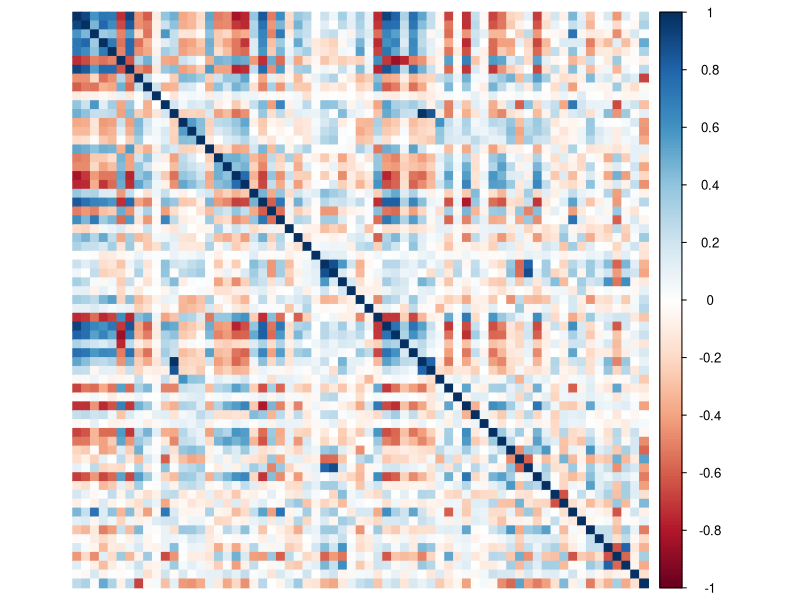
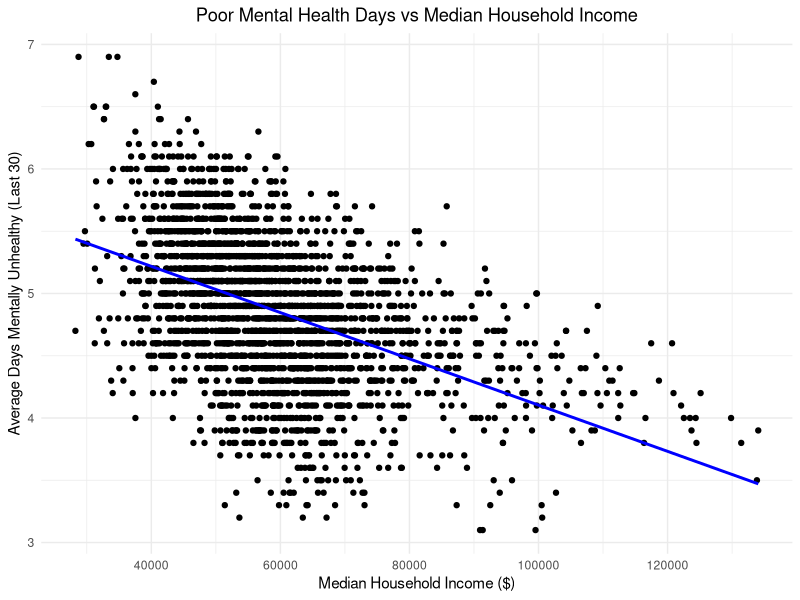
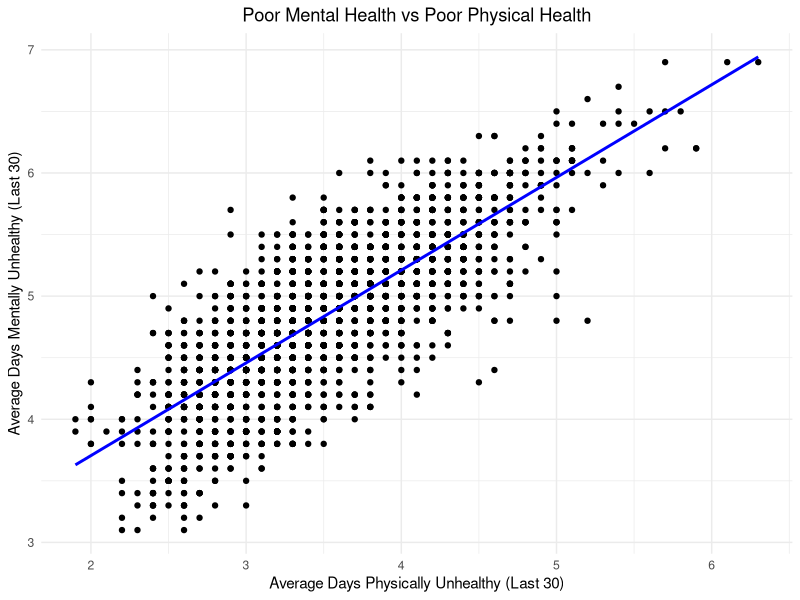
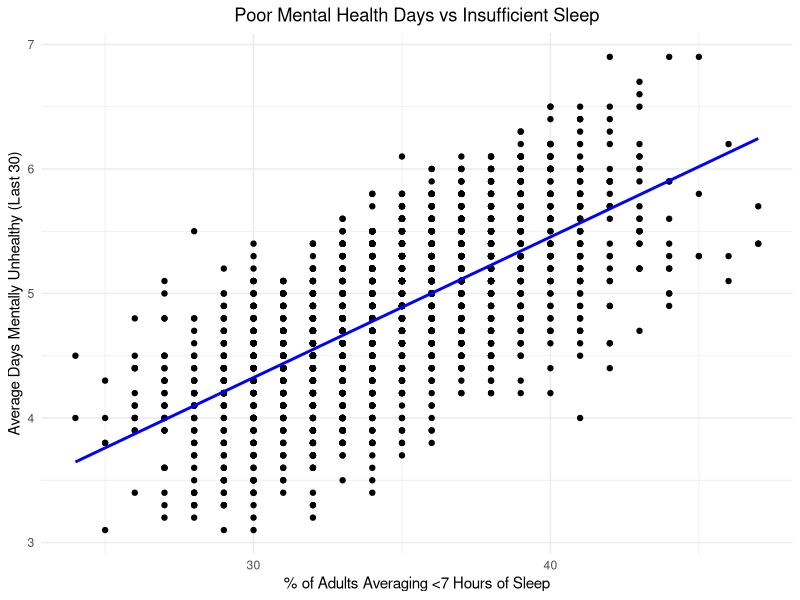
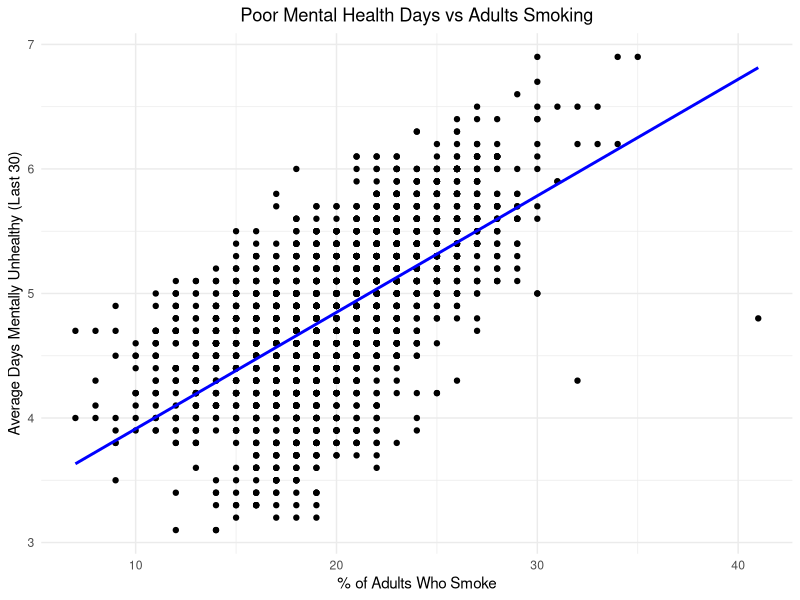
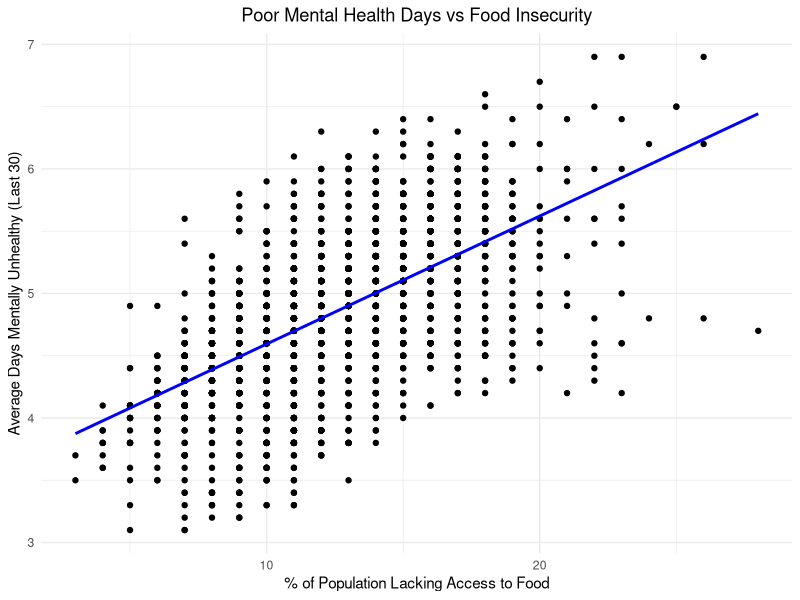
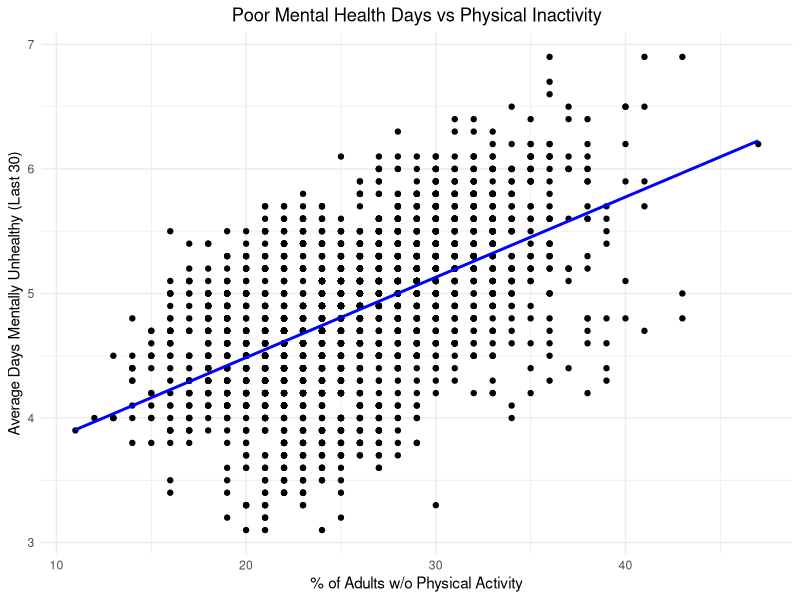
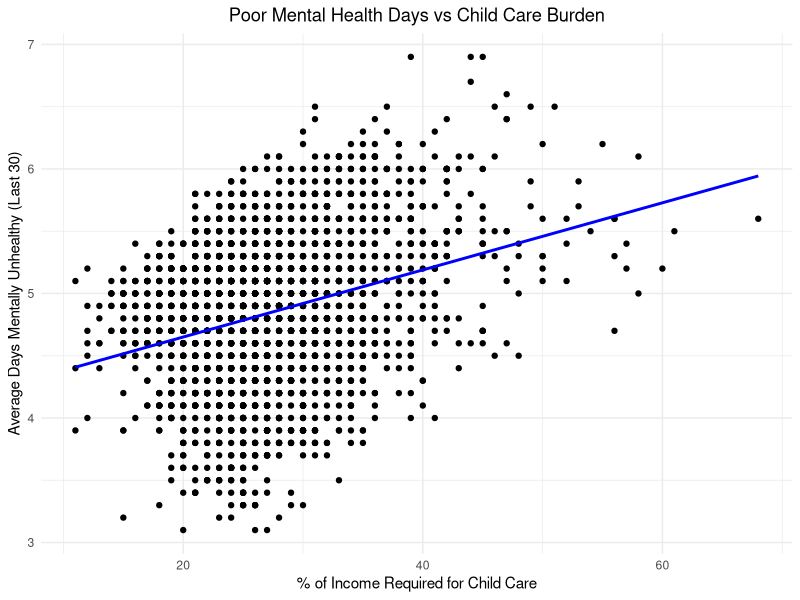

Source code (R) for these figures, in order:
# load libraries
library(corrplot)
library(tidyverse)

# load dataset
data <- read_csv('final-data.csv')

# motivation for pls ####

# correlation matrix
correlation_matrix <- cor(data |> select(-fips, -state, -county, -avg_days_mentally_unhealthy))

# correlation plot
corrplot(correlation_matrix, method = "color", tl.pos = 'n')

# post-modeling visualization ####

# household income / mental health
data |> 
  ggplot(aes(x = median_household_income,
             y = avg_days_mentally_unhealthy)) +
  geom_point() +
  geom_smooth(method = 'lm', se = FALSE, color = 'blue') +
  labs(title = 'Poor Mental Health Days vs Median Household Income',
       y = 'Average Days Mentally Unhealthy (Last 30)',
       x = 'Median Household Income ($)') +
  theme_minimal() +
  theme(plot.title = element_text(hjust = 0.5))

# physical / mental health
data |> 
  ggplot(aes(x = avg_days_physically_unhealthy,
             y = avg_days_mentally_unhealthy)) +
  geom_point() +
  geom_smooth(method = 'lm', se = FALSE, color = 'blue') +
  labs(title = 'Poor Mental Health vs Poor Physical Health',
       y = 'Average Days Mentally Unhealthy (Last 30)',
       x = 'Average Days Physically Unhealthy (Last 30)') +
  theme_minimal() +
  theme(plot.title = element_text(hjust = 0.5))

# sleep / mental health
data |> 
  ggplot(aes(x = perc_insufficient_sleep,
             y = avg_days_mentally_unhealthy)) +
  geom_point() +
  geom_smooth(method = 'lm', se = FALSE, color = 'blue') +
  labs(title = 'Poor Mental Health Days vs Insufficient Sleep',
       y = 'Average Days Mentally Unhealthy (Last 30)',
       x = '% of Adults Averaging <7 Hours of Sleep') +
  theme_minimal() +
  theme(plot.title = element_text(hjust = 0.5))

# smoking / mental health
data |> 
  ggplot(aes(x = perc_adults_smoking,
             y = avg_days_mentally_unhealthy)) +
  geom_point() +
  geom_smooth(method = 'lm', se = FALSE, color = 'blue') +
  labs(title = 'Poor Mental Health Days vs Adults Smoking',
       y = 'Average Days Mentally Unhealthy (Last 30)',
       x = '% of Adults Who Smoke') +
  theme_minimal() +
  theme(plot.title = element_text(hjust = 0.5))

# food insecurity / mental health

data |> 
  ggplot(aes(x = perc_food_insecure,
             y = avg_days_mentally_unhealthy)) +
  geom_point() +
  geom_smooth(method = 'lm', se = FALSE, color = 'blue') +
  labs(title = 'Poor Mental Health Days vs Food Insecurity',
       y = 'Average Days Mentally Unhealthy (Last 30)',
       x = '% of Population Lacking Access to Food') +
  theme_minimal() +
  theme(plot.title = element_text(hjust = 0.5))

# physical inactivity / mental health

data |> 
  ggplot(aes(x = perc_physically_inactive,
             y = avg_days_mentally_unhealthy)) +
  geom_point() +
  geom_smooth(method = 'lm', se = FALSE, color = 'blue') +
  labs(title = 'Poor Mental Health Days vs Physical Inactivity',
       y = 'Average Days Mentally Unhealthy (Last 30)',
       x = '% of Adults w/o Physical Activity') +
  theme_minimal() +
  theme(plot.title = element_text(hjust = 0.5))

# child care cost / mental health

data |> 
  ggplot(aes(x = perc_income_required_child_care,
             y = avg_days_mentally_unhealthy)) +
  geom_point() +
  geom_smooth(method = 'lm', se = FALSE, color = 'blue') +
  labs(title = 'Poor Mental Health Days vs Child Care Burden',
       y = 'Average Days Mentally Unhealthy (Last 30)',
       x = '% of Income Required for Child Care') +
  theme_minimal() +
  theme(plot.title = element_text(hjust = 0.5))

# social associations / mental health

data |> 
  ggplot(aes(x = social_association_rate,
             y = avg_days_mentally_unhealthy)) +
  geom_point() +
  geom_smooth(method = 'lm', se = FALSE, color = 'blue') +
  labs(title = 'Poor Mental Health Days vs Social Association Rate',
       y = 'Average Days Mentally Unhealthy (Last 30)',
       x = 'Social Associations (per 10,000)') +
  theme_minimal() +
  theme(plot.title = element_text(hjust = 0.5))

# broadband access / mental health

data |> 
  ggplot(aes(x = perc_households_broadband_access,
             y = avg_days_mentally_unhealthy)) +
  geom_point() +
  geom_smooth(method = 'lm', se = FALSE, color = 'blue') +
  labs(title = 'Poor Mental Health Days vs Broadband Access',
       y = 'Average Days Mentally Unhealthy (Last 30)',
       x = '% of Households w/ Broadband Access') +
  theme_minimal() +
  theme(plot.title = element_text(hjust = 0.5))